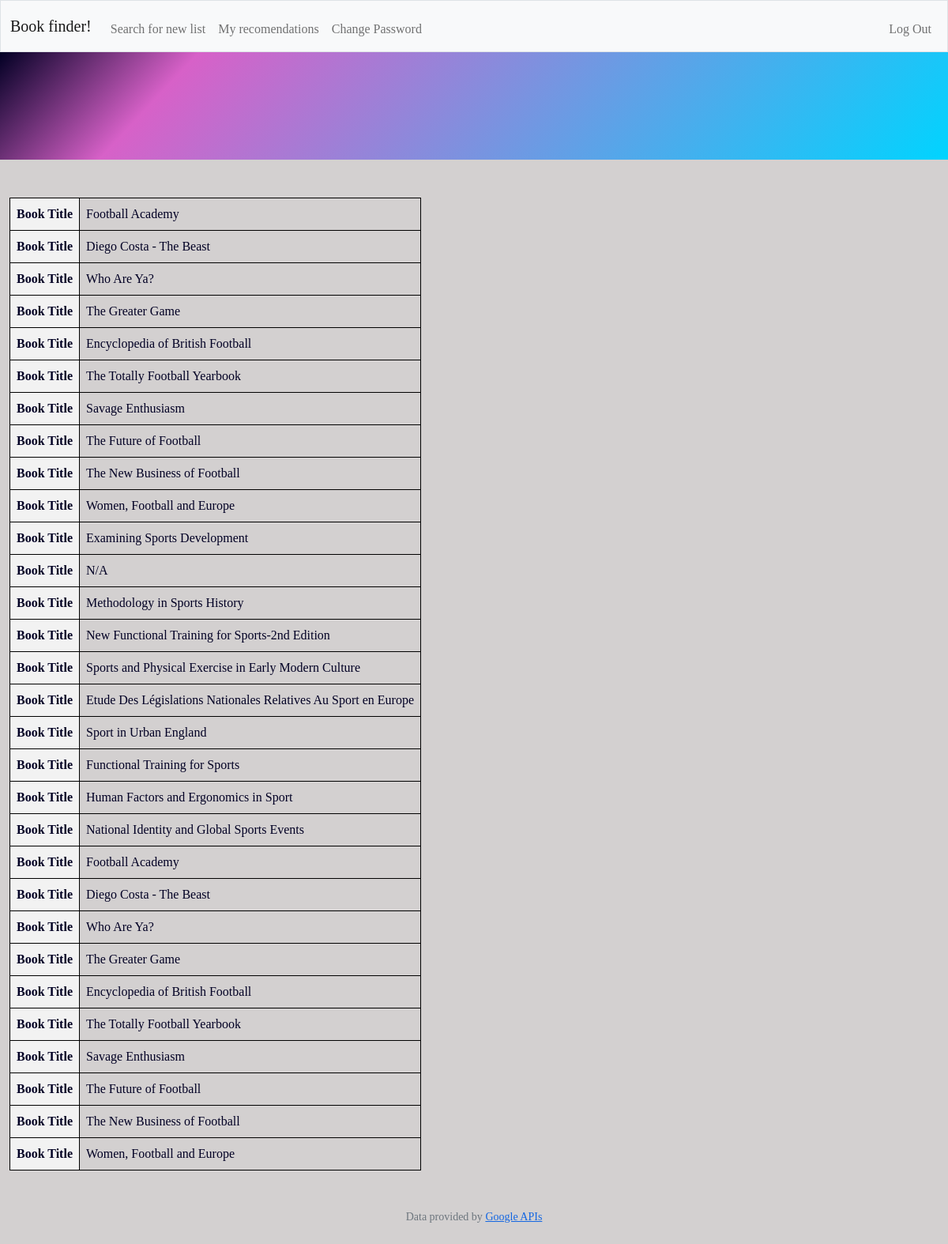
/history (signed in), run on the app's committed database.
### tables this page shows
CREATE TABLE portfolio (id INTEGER, recomendations TEXT NOT NULL, FOREIGN KEY (id) REFERENCES users(id));

### app.py (the view)
@app.route("/history")
@login_required
def history():
    reconmendations = db.execute("SELECT recomendations FROM portfolio WHERE id = ?", session["user_id"])
    if len(reconmendations) == 0:  # if there has not been any transactions
        return render_template("success.html")
    else:
        return render_template("recomended.html", reconmendations=reconmendations)  # displays previous transactions

### app.py (called while the page is built)
@app.after_request
def after_request(response):
    response.headers["Cache-Control"] = "no-cache, no-store, must-revalidate"
    response.headers["Expires"] = 0
    response.headers["Pragma"] = "no-cache"
    return response

### helpers.py (called while the page is built)
def login_required(f):
    @wraps(f)
    def decorated_function(*args, **kwargs):
        if session.get("user_id") is None:
            return redirect("/login")
        return f(*args, **kwargs)
    return decorated_function

### templates/recomended.html (shortened to what this page needs)
{% extends "layout.html" %}
{% block main %}
<table>
<tr>
{% for reconmendation in reconmendations %}
<tr>
    <th> Book Title </th>
        <td> {{reconmendation.recomendations}}</td>
</tr>
{% endfor %}
</table>
{% endblock %}

### templates/layout.html (shortened to what this page needs)
<!DOCTYPE html>
<html lang="en">
    <head>
        <link href="https://cdn.jsdelivr.net/npm/bootstrap@5.2.3/dist/css/bootstrap.min.css" rel="stylesheet">
        <link href="https://cdn.jsdelivr.net/npm/bootstrap@5.3.0-alpha1/dist/css/bootstrap.min.css" rel="stylesheet"integrity="sha384-GLhlTQ8iRABdZLl6O3oVMWSktQOp6b7In1Zl3/Jr59b6EGGoI1aFkw7cmDA6j6gD">
        <link href="styles.css" rel="stylesheet">
        <link href="/static/styles.css" rel="stylesheet">
    </head>
    <body>
        <nav class="bg-light border navbar navbar-expand-md navbar-light">
            <div class="container-fluid">
                <a class="navbar-brand" href="/search"><span class="blue">Book finder!</span></a>
                <div class="collapse navbar-collapse" id="navbar">
                    {% if session["user_id"] %}
                        <ul class="navbar-nav me-auto mt-2">
                            <li class="nav-item"><a class="nav-link" href="/search">Search for new list</a></li>
                            <li class="nav-item"><a class="nav-link" href="/history">My recomendations</a></li>
                            <li class="nav-item"><a class="nav-link" href="/changePassword">Change Password </a></li>
                        </ul>
                        <ul class="navbar-nav ms-auto mt-2">
                            <li class="nav-item"><a class="nav-link" href="/logout">Log Out</a></li>
                        </ul>
                    {% else %}
                        <ul class="navbar-nav ms-auto mt-2">
                            <li class="nav-item"><a class="nav-link" href="/register">Register</a></li>
                            <li class="nav-item"><a class="nav-link" href="/login">Log In</a></li>
                        </ul>
                    {% endif %}
                </div>
            </div>
        </nav>
        <div id ="header-page">
        </div>
        <main class="container-fluid py-5 text-center">
            {% block main %}{% endblock %}
        </main>
        <footer class="mb-5 small text-center text-muted">
            Data provided by <a href="https://developers.google.com/books/">Google APIs</a>
        </footer>
    </body>
</html>

### static/styles.css (style rules this page uses)
* { margin: 0; }
body { background-color: #d3d0d0; color: rgb(2, 0, 36); font-family: Cambria, Cochin, Georgia, Times, 'Times New Roman', serif; }
#header-page { padding-top: 40px; padding-bottom: 40px; background: rgb(2,0,36); background: linear-gradient(133deg, rgba(2,0,36,1) 0%, rgba(215,97,200,1) 19%, rgba(0,212,255,1) 100%); }
a { color: rgb(19, 102, 226); }
th, td { border: 1px solid black; padding: 8px; text-align: left; }
th { background-color: #f2f2f2; }

### data on the page
portfolio: recomendations "Football Academy"
portfolio: recomendations "Diego Costa - The Beast"
portfolio: recomendations "Who Are Ya?"
portfolio: recomendations "The Greater Game"
portfolio: recomendations "Encyclopedia of British Football"
portfolio: recomendations "The Totally Football Yearbook"
portfolio: recomendations "Savage Enthusiasm"
portfolio: recomendations "The Future of Football"
portfolio: recomendations "The New Business of Football"
portfolio: recomendations "Women, Football and Europe"
portfolio: recomendations "Examining Sports Development"
portfolio: recomendations "N/A"
portfolio: recomendations "Methodology in Sports History"
portfolio: recomendations "New Functional Training for Sports-2nd Edition"
portfolio: recomendations "Sports and Physical Exercise in Early Modern Culture"
portfolio: recomendations "Etude Des Législations Nationales Relatives Au Sport en Europe"
portfolio: recomendations "Sport in Urban England"
portfolio: recomendations "Functional Training for Sports"
portfolio: recomendations "Human Factors and Ergonomics in Sport"
portfolio: recomendations "National Identity and Global Sports Events"
portfolio: recomendations "Football Academy"
portfolio: recomendations "Diego Costa - The Beast"
portfolio: recomendations "Who Are Ya?"
portfolio: recomendations "The Greater Game"
portfolio: recomendations "Encyclopedia of British Football"
portfolio: recomendations "The Totally Football Yearbook"
portfolio: recomendations "Savage Enthusiasm"
portfolio: recomendations "The Future of Football"
portfolio: recomendations "The New Business of Football"
portfolio: recomendations "Women, Football and Europe"
